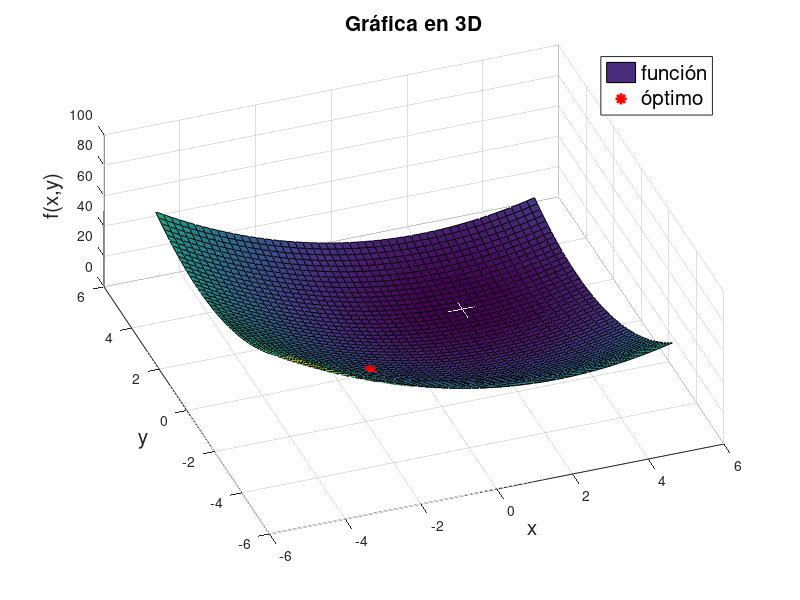
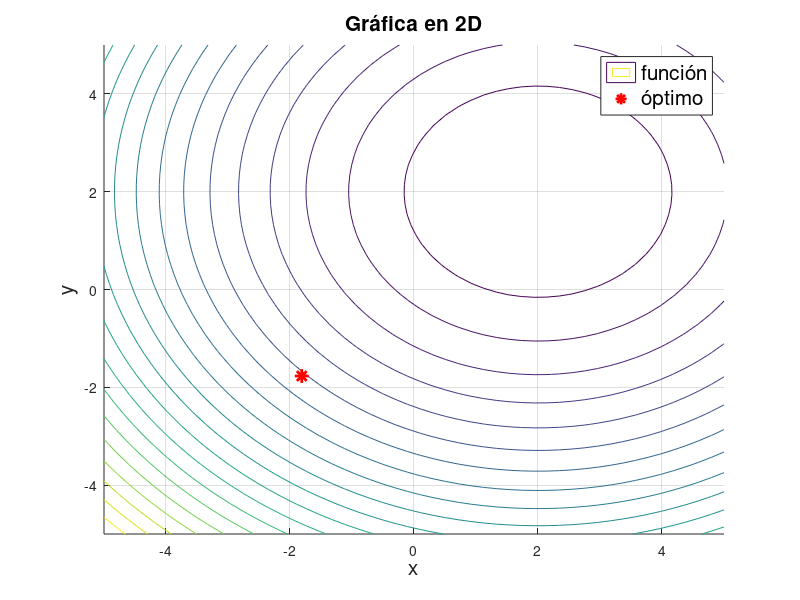
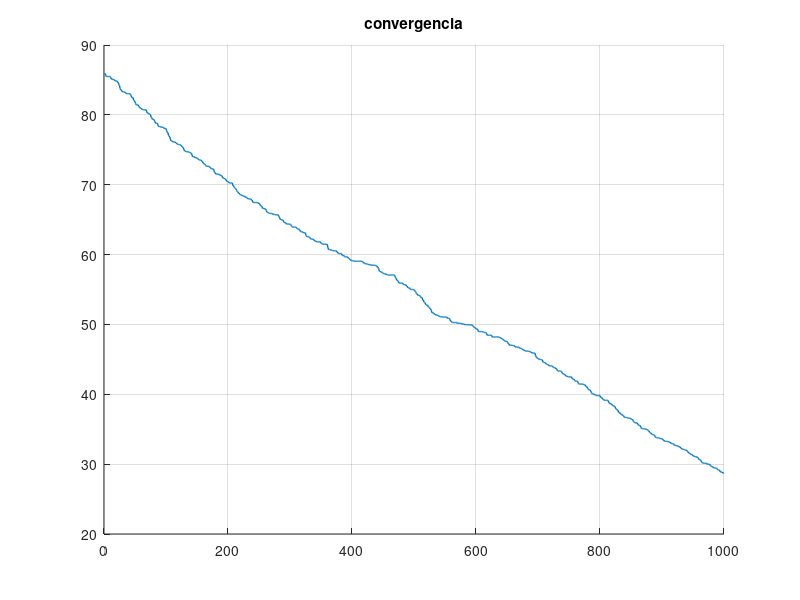

Recreate these plots in MATLAB, in order.
clear
close all
clc 

%f = @(x,y) x.*exp(-x.^2-y.^2); % funcion objetivo
f = @(x,y) (x-2).^2+(y-2).^2; % funcion objetivo 2
x_lim = linspace(-5,5,50); % límites para eje x, -5 es inferior, 5 es superior, con 50 puntos
y_lim = linspace(-5,5,50); % límites para eje y, -5 es inferior, 5 es superior, con 50 puntos
[x1,y1] = meshgrid(x_lim,y_lim); % creamos una rejilla de puntos (x,y) para crear el plot

xu=[5 5]';
xl=[-5 -5]';
D=2;
N=1000;
sigma=0.01;
x0=xl+(xu-xl).*rand(1,D);
%x0=[5 5]';
conv=zeros([1 N]);

for i=1:N
    r=normrnd(0,sigma,[D 1]);
    y=x0+r;
    j=randi([1 D]);
    if f(y(1), y(2))< f(x0(1), x0(2))
        x0=y;
    end
    conv(i)=f(x0(1),x0(2));
end
disp(["f(x,y)=" num2str(f(x0(1),x0(2)))])
disp(["x=" x0(1)])
disp(["y=" x0(2)])
z=f(x1,y1);

figure
hold on
grid on

surf(x1,y1,z) % plot de la rejilla en 3D
plot3(x0(1),x0(2),f(x0(1),x0(2)),'r*','LineWidth',2,'MarkerSize',10) % plot del minimo encontrado
%la solucion se plotea en las coordenadas que resulten de la iteracion en
%el vector x0
legend({'función','óptimo'},'FontSize',15)
title('Gráfica en 3D','FontSize',15)
xlabel('x','FontSize',15)
ylabel('y','FontSize',15)
zlabel('f(x,y)','FontSize',15)
view([-20,60]) % estos valores definen la vista 3D del plot

figure
hold on
grid on

contour(x1,y1,z,20) % plot de la rejilla en 2D
plot(x0(1),x0(2),'r*','LineWidth',2,'MarkerSize',10) % % plot del minimo encontrado
%la solucion se plotea en las coordenadas que resulten de la iteracion en
%el vector x0 pero ahora en 2D
legend({'función','óptimo'},'FontSize',15)

title('Gráfica en 2D','FontSize',15)
xlabel('x','FontSize',15)
ylabel('y','FontSize',15)

%convergencia
figure
hold on
grid on
plot(conv,'LineWidth',1);
xlim([0 N]);
title("convergencia")
